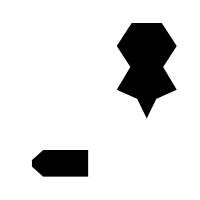
#> input picture Hexagonal_Grid_Placement/Maps/map22/M_0022.png, 200 x 200 px
$ python Hexagonal_map22.py
#> lines starting #> are read from the running program, lines starting #| are printed output that depends on the picture; after the words box and inside, x2 and y2 are one past the last pixel; in counts of white or black regions, pixels touching at a corner belong together
### Hexagonal_Grid_Placement/Maps/map22/grid_generator_map22.py
from PIL import Image
import numpy as np
import matplotlib.pyplot as plt

img_path = "M_0022.png"
image = Image.open(img_path).convert("L").resize((300, 285))  # Convert to grayscale and resize
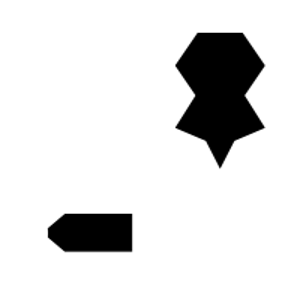
#> image: PIL image 300x285 L; min 0, max 255, mean 223.1

image_array = np.array(image)

grid = np.where(image_array < 128, 1, -1)
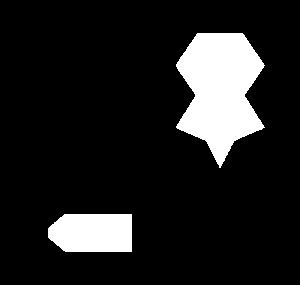
#> grid: shape (285, 300) int64; values -1 (black) and 1 (white), 12.5% white; 2 white regions, box (x1, y1, x2, y2) and area: (176, 33, 265, 168) 7711, (48, 214, 132, 252) 2952

unknown_mask = grid == -1

with open("obstacle_map22.txt", "w") as f:
    for i in range(grid.shape[0]):
        for j in range(grid.shape[1]):
          if grid[i, j] == -1:
            f.write(str('0' + " "))
          else:
            f.write(str("1" + " " ))
        f.write("\n")

### Hexagonal_Grid_Placement/Maps/map22/Hexagonal_map22.py

import math, time
import numpy as np
import matplotlib.pyplot as plt
from matplotlib.patches import Circle
import matplotlib.animation as animation

# grid:  1 = obstacle (dark pixels),  -1 = unknown/free-to-cover (light pixels)
from grid_generator_map22 import grid

# -------------------- globals just for logging/plots --------------------
coverage_list, overlap_list = [], []
total_grid_without_obstacle = 0

def count_desired_area():
    """How many cells need to be covered (unknown = -1)."""
    global total_grid_without_obstacle
    total_grid_without_obstacle = int((grid == -1).sum())

# --------------------------- core classes ------------------------------
class Robot:
    def __init__(self, rid, pos, sensor_range):
        self.id = rid
        self.position = pos  # (row, col)
        self.sensor_range = sensor_range
        self.deployed = False

    def sense(self, occ):
        """Mark cells in sensor disk: -1 -> 0 (new coverage); 0 -> overlap."""
        r = self.sensor_range
        r2 = r*r
        cx, cy = self.position  # row, col

        rmin = max(0, cx - r)
        rmax = min(occ.shape[0] - 1, cx + r)
        cmin = max(0, cy - r)
        cmax = min(occ.shape[1] - 1, cy + r)

        new_covered = 0
        overlapped = 0

        for x in range(rmin, rmax + 1):
            dx = x - cx
            dx2 = dx*dx
            for y in range(cmin, cmax + 1):
                dy = y - cy
                if dx2 + dy*dy <= r2:
                    if occ[x, y] == -1:
                        occ[x, y] = 0       # newly covered
                        new_covered += 1
                    elif occ[x, y] == 0:
                        overlapped += 1      # already covered -> overlap
        return new_covered, overlapped


class IncrementalDeployment:
    """
    Places circles (robots) on a hexagonal *covering* lattice so there are no gaps.
    Spacing comes from the hex covering condition: a = sqrt(3)*R, vertical step = 1.5*R.
    """
    def __init__(self, grid_size=(300, 300), num_robots=200, sensor_range=15, overlap_alpha=1.0):
        """
        overlap_alpha <= 1.0. Use <1.0 to add extra overlap beyond the minimal hex covering.
        """
        self.grid_size = grid_size
        self.num_robots = num_robots
        self.sensor_range = int(sensor_range)
        self.alpha = float(overlap_alpha)

        self.occupancy_grid = grid.copy()
        self.robots = []
        self.centers = self._build_hex_cover_centers()  # precompute centers
        self._init_robots()

        # metrics
        self.current_step = 0
        self.total_overlap = 0
        self.total_covered = 0

        # deploy the first one immediately if we have any
        if self.robots:
            self.robots[0].deployed = True
            new_cov, ov = self.robots[0].sense(self.occupancy_grid)
            self.total_covered += new_cov
            self.total_overlap += ov

    # ---------- placement: hexagonal covering over the free rectangle ----------
    def _build_hex_cover_centers(self):
        """
        Generate centers using a hexagonal *covering* lattice.
        Centers are kept inside the map and not inside obstacles.
        """
        H, W = self.grid_size
        r = self.sensor_range

        # Hex covering spacing (no holes):
        # Equilateral triangle side 'a' = sqrt(3)*r; vertical step = 1.5*r; row offset = a/2.
        a = math.sqrt(3) * r * self.alpha
        dx = a
        dy = 1.5 * r * self.alpha
        row_offset = dx / 2.0

        centers = []
        # Rows from r up to H - r (keep centers inside; circle may touch boundary)
        n_rows = int(math.floor((H - 2*r) / dy)) + 2
        for i in range(n_rows):
            cx = int(round(0.48*r + i * dy))
            y0 = 0 + (row_offset if (i % 2 == 1) else 0.0)  # staggered
            n_cols = int(math.floor((W - 2*r - (y0 - r)) / dx)) + 2
            for j in range(n_cols):
                cy = int(round(y0 + j * dx))
                if 0 <= cx < H and 0 <= cy < W:
                    # don’t place the center inside an obstacle
                    if self.occupancy_grid[cx, cy] != 1:
                        centers.append((cx, cy))
        return centers

    def _init_robots(self):
        # Create robots up to min(num_robots, len(centers))
        k = min(self.num_robots, len(self.centers))
        for i in range(k):
            self.robots.append(Robot(i, self.centers[i], self.sensor_range))

    # [16 lines left out: functions deploy_next_robot, run_step, not called in this run]


# --------------------------- visualization ------------------------------
def visualize(deployment):
    fig, ax = plt.subplots(figsize=(12, 8))
    H, W = deployment.grid_size
    r = deployment.sensor_range

    # [48 lines left out: function draw_frame, not called in this run]

    ani = animation.FuncAnimation(
        fig, draw_frame, frames=len(deployment.robots) + 1, interval=120, repeat=False
    )
    plt.show()

# ------------------------------- run ------------------------------------
start_time = time.time()
count_desired_area()
#> in count_desired_area, `total_grid_without_obstacle = int((grid == -1).sum())`: total_grid_without_obstacle = 74837
deployment = IncrementalDeployment(
    grid_size=(285, 300),    # H, W
    num_robots=9999,         # will stop when centers are exhausted
    sensor_range=15,         # circle radius in cells
    overlap_alpha=1.0        # <1.0 => more overlap, >1.0 not allowed for covering
)
#> after the loop in sense, `for x in range(rmin, rmax + 1):`:
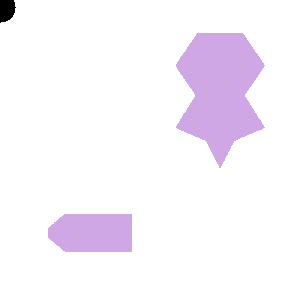
#> occ: shape (285, 300) int64; 3 distinct labels, from -1 to 1; one colour per label, 0 black, -1 white
#> in __init__, `new_cov, ov = self.robots[0].sense(self.occupancy_grid)`: new_cov = 296; ov = 0
#> in __init__, `self.total_covered += new_cov`: self.total_covered = 296
#> in __init__, `self.total_overlap += ov`: self.total_overlap = 0
visualize(deployment)

# dump deployed centers (rows, cols)
with open("position.txt", "w") as f:
    for rb in deployment.robots:
        if rb.deployed:
            x, y = rb.position
            f.write(f"{x},{y}\n")

print(f"Saved deployed robot positions to position.txt in {time.time()-start_time:.2f}s")
